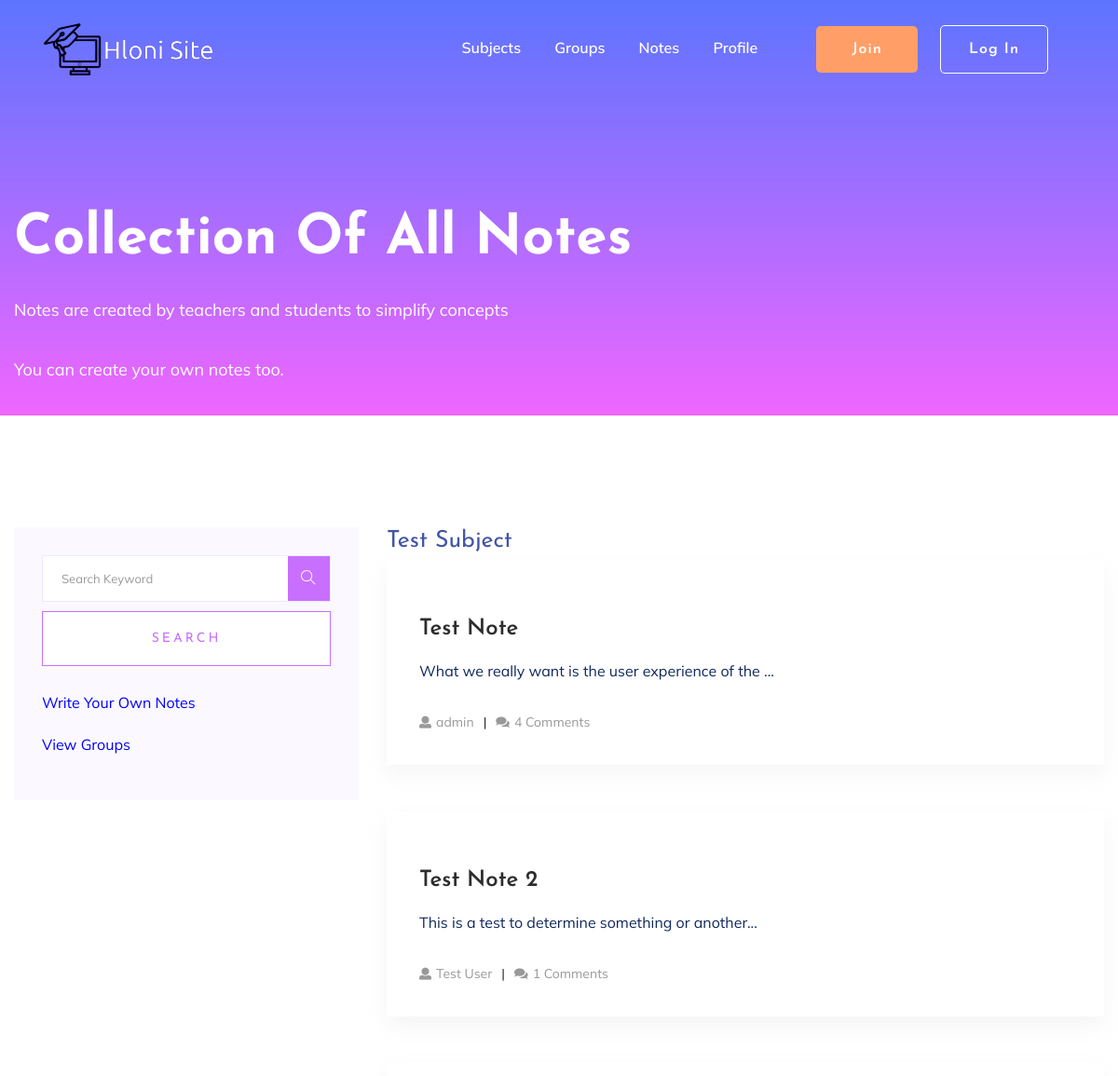
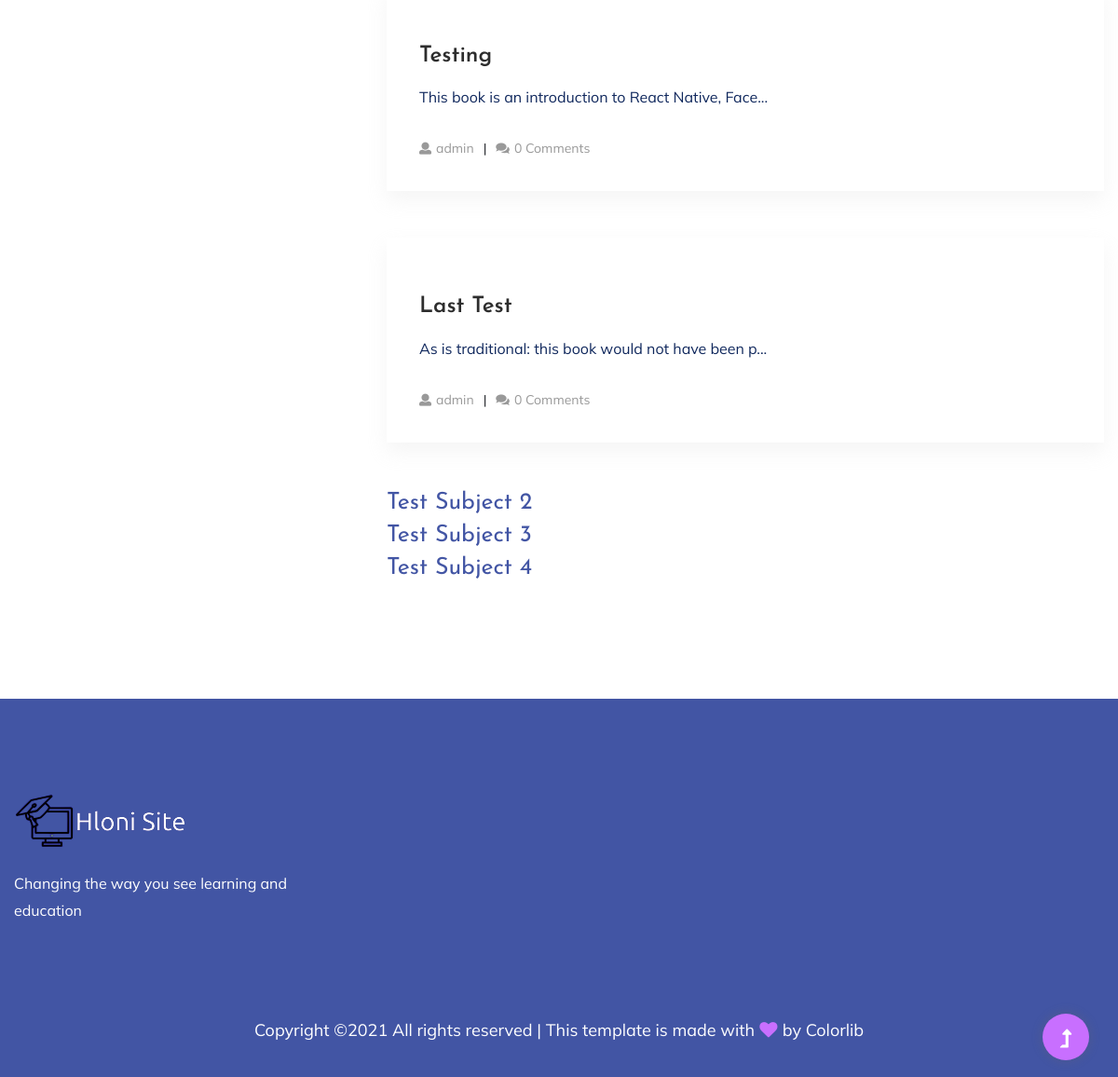
/notes/notes/all, run on the app's committed database (2 pictures, top to bottom).
### Home/models.py (models this page shows, shortened)
class Subject(models.Model):
    title = models.CharField(max_length=100)
    slug = models.SlugField()
    grade = models.ForeignKey(Grade, on_delete=models.SET_NULL, null=True, default=None)
    image = models.CharField(max_length=200, blank=True)
    @property
    def list_all_notes(self):
        return self.notes_set.all()

### Notes/models.py (models this page shows, shortened)
class Notes(models.Model):
    types = (
        ('Pu','Public'),
        ('Pr','Private'),
    )
    user = models.ForeignKey(User, on_delete=models.CASCADE, related_name="Note", null=True)
    name = models.CharField(max_length=500)
    subject = models.ForeignKey(Subject, on_delete=models.CASCADE)
    status = models.CharField(max_length=2, choices=types)
    notes = models.TextField()
    date = models.DateTimeField(auto_now=True)
    def view_note(self):
        return reverse("Notes:View Notes", kwargs={"note_id":self.id})
    def first_fifty_words(self):
        return self.notes[0:50]
    def comments(self):
        return self.notescomments_set.all()

### Notes/views.py (the view)
# urls.py: path('notes/all', List_All_Notes, name="List All Notes"),
def List_All_Notes(request):
    subjects = Subject.objects.all()
    context = {
        "subjects":subjects
        }
    return render(request, "Notes/List_All_Notes.html", context)

### Notes/templates/Notes/List_All_Notes.html
{% extends 'Home/header.html' %}
{% block content %}
{% include 'Home/head.html' %}
    <main>
        <section class="slider-area slider-area2">
            <div class="slider-active">
                <div class="single-slider slider-height2">
                    <div class="container">
                        <div class="row">
                            <div class="col-xl-8 col-lg-11 col-md-12">
                                <div class="hero__caption hero__caption2">
                                    <h1 data-animation="bounceIn" data-delay="0.2s">Collection Of All Notes</h1>
									<p>Notes are created by teachers and students to simplify concepts</p>
									<p>You can create your own notes too.</p>
                                </div>
                            </div>
                        </div>
                    </div>
                </div>
            </div>
        </section>
        <section class="blog_area section-padding">
            <div class="container">
                <div class="row">
					<div class="col-lg-4">
                        <div class="blog_right_sidebar">
                            <aside class="single_sidebar_widget search_widget">
                                <form method="GET">
                                    <div class="form-group">
                                        <div class="input-group mb-3">
                                            <input type="text" name="search" class="form-control" placeholder='Search Keyword'
                                            onfocus="this.placeholder = ''"
                                            onblur="this.placeholder = 'Search Keyword'">
                                            <div class="input-group-append">
                                                <button class="btns" type="button"><i class="ti-search"></i></button>
                                            </div>
                                        </div>
                                    </div>
                                    <button class="button rounded-0 primary-bg text-white w-100 btn_1 boxed-btn"
                                    type="submit">Search</button>
                                </form>
								<br>
								<p><a href="{% url 'Notes:Create Note' %}" style="color:blue">Write Your Own Notes</a></p>
								<p><a href="{% url 'Profile:List All Groups' %}" style="color:blue">View Groups</a></p>
                            </aside>
                        </div>
                    </div>
                    <div class="col-lg-8 mb-5 mb-lg-0">
                        <div class="blog_left_sidebar">
						{% for subject in subjects %}
						<h1>{{ subject.title }}</h1>
							{% for note in subject.list_all_notes %}
								{% if note.status == "Pu" %}
										<article class="blog_item">
											<div class="blog_details">
												<a class="d-inline-block" href="{{ note.view_note }}">
													<h2 class="blog-head" style="color: #2d2d2d;">{{ note.name }}</h2>
												</a>
												<p>{{ note.first_fifty_words }}...</p>
												<ul class="blog-info-link">
													<li><a href="{% url 'Profile:View Profile' profile_slug=note.user.username %}"><i class="fa fa-user"></i>{{ note.user.username }}</a></li>
													<li><a href="#"><i class="fa fa-comments"></i>{{ note.comments.count }} Comments</a></li>
												</ul>
											</div>
										</article>
								{% endif %}
							{% endfor %}
					{% endfor %}
                        </div>
                    </div>
                </div>
            </div>
        </section>
    </main>
{% endblock %}

### data on the page
Subject: title "Test Subject"
Notes: name "Test Note", first_fifty_words "What we really want is the user experience of the", user.username "admin", comments.count "4"
Notes: name "Test Note 2", first_fifty_words "This is a test to determine something or another", user.username "Test User", comments.count "1"
Notes: name "Testing", first_fifty_words "This book is an introduction to React Native, Face", user.username "admin", comments.count "0"
Notes: name "Last Test", first_fifty_words "As is traditional: this book would not have been p", user.username "admin", comments.count "0"
Subject: title "Test Subject 2"
Subject: title "Test Subject 3"
Subject: title "Test Subject 4"
